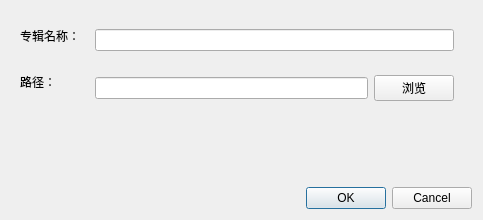
<?xml version="1.0" encoding="UTF-8"?>
<ui version="4.0">
 <class>Dialog</class>
 <widget class="QDialog" name="Dialog">
  <property name="geometry">
   <rect>
    <x>0</x>
    <y>0</y>
    <width>483</width>
    <height>220</height>
   </rect>
  </property>
  <property name="windowTitle">
   <string>Dialog</string>
  </property>
  <layout class="QVBoxLayout" name="verticalLayout">
   <item>
    <widget class="QWidget" name="widget" native="true">
     <layout class="QFormLayout" name="formLayout">
      <item row="1" column="0">
       <widget class="QLabel" name="label">
        <property name="text">
         <string>专辑名称：</string>
        </property>
       </widget>
      </item>
      <item row="6" column="0">
       <widget class="QLabel" name="label_2">
        <property name="text">
         <string>路径：</string>
        </property>
       </widget>
      </item>
      <item row="6" column="1">
       <widget class="QWidget" name="widget_2" native="true">
        <layout class="QHBoxLayout" name="horizontalLayout">
         <item>
          <widget class="QLineEdit" name="pathtext"/>
         </item>
         <item>
          <widget class="QPushButton" name="pushButton">
           <property name="text">
            <string>浏览</string>
           </property>
          </widget>
         </item>
        </layout>
       </widget>
      </item>
      <item row="1" column="1">
       <widget class="QWidget" name="widget_3" native="true">
        <layout class="QHBoxLayout" name="horizontalLayout_2">
         <item>
          <widget class="QLineEdit" name="nametext"/>
         </item>
        </layout>
       </widget>
      </item>
     </layout>
    </widget>
   </item>
   <item>
    <widget class="QDialogButtonBox" name="buttonBox">
     <property name="orientation">
      <enum>Qt::Horizontal</enum>
     </property>
     <property name="standardButtons">
      <set>QDialogButtonBox::Cancel|QDialogButtonBox::Ok</set>
     </property>
    </widget>
   </item>
  </layout>
 </widget>
 <resources/>
 <connections>
  <connection>
   <sender>buttonBox</sender>
   <signal>accepted()</signal>
   <receiver>Dialog</receiver>
   <slot>accept()</slot>
   <hints>
    <hint type="sourcelabel">
     <x>248</x>
     <y>254</y>
    </hint>
    <hint type="destinationlabel">
     <x>157</x>
     <y>274</y>
    </hint>
   </hints>
  </connection>
  <connection>
   <sender>buttonBox</sender>
   <signal>rejected()</signal>
   <receiver>Dialog</receiver>
   <slot>reject()</slot>
   <hints>
    <hint type="sourcelabel">
     <x>316</x>
     <y>260</y>
    </hint>
    <hint type="destinationlabel">
     <x>286</x>
     <y>274</y>
    </hint>
   </hints>
  </connection>
 </connections>
</ui>
